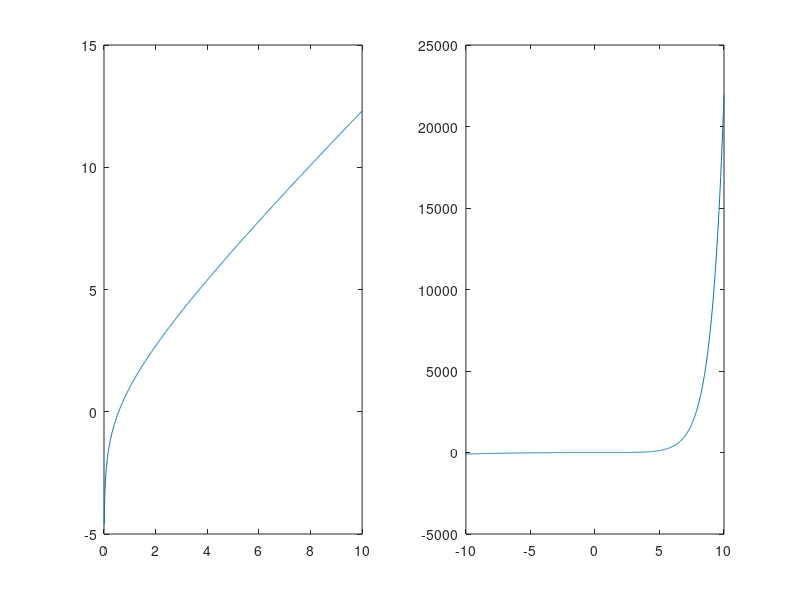

The MATLAB script that drew this image: (Note: this script raises an error after producing the figure.)
% esercizio 3

clc;
clear;

f1 = @(x)x + log(x);
f1_der = @(x)1 + 1/x;
f2 = @(x)exp(x) - x.^2 - x;
f2_der = @(x)exp(x) - 2*x - 1;

x_f1 = linspace(0.01, 10, 1000);
y_f1 = feval(f1, x_f1);

x_f2 = linspace(-10, 10, 1000);
y_f2 = feval(f2, x_f2);

figure
subplot(1, 2, 1);
title('Funzione 1');
plot(x_f1, y_f1);

subplot(1, 2, 2);
title('Funzione 2');
plot(x_f2, y_f2);


interval_f1 = [0.01, 1];
interval_f2 = [-1, 1];

prec = 10^-5;
max_it = 500;

res = zeros(2, 4);

disp('************************************************')
disp('FUNZIONE 1');
execute(f1, f1_der, interval_f1, prec, max_it);

disp('************************************************')
disp('FUNZIONE 2');
execute(f2, f2_der, interval_f2, prec, max_it);

